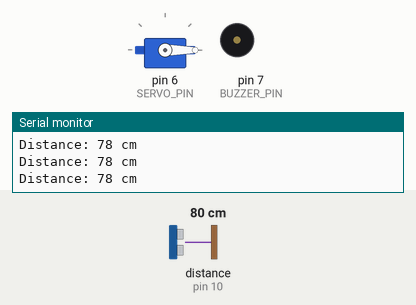
Simulated run of this sketch. Board: Arduino Uno, built with avr-gcc and run on an emulated ATmega328P. Shown: servo, buzzer (waves = sounding, pin HIGH), the last lines printed to the serial monitor. Wiring (inferred from the names in the program): ultrasonic range finder: trigger pin 9; echo pin 10. The inputs (shaded band) are chosen by the test bench; at power-on: distance to the obstacle (sensor on pin 10) 80 cm. The echo pulse lasts 58.3 µs per cm; pins used as bus, display or sensor lines are not drawn.

Above: at 1.2 s.
1.3 s: distance to the obstacle (sensor on pin 10) set to 12 cm
2.8 s: distance to the obstacle (sensor on pin 10) set to 9 cm
At 3.7 s:
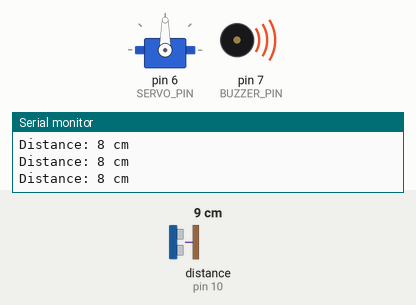
4.3 s: distance to the obstacle (sensor on pin 10) set to 35 cm
At 5.4 s:
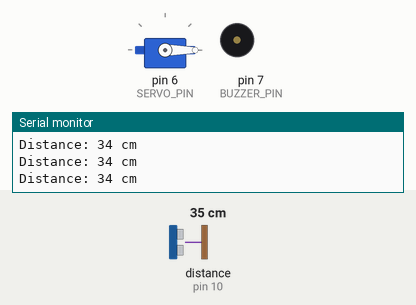
Timing chart, 0 to 7.3 s (numbered marks = the images above; inputs shaded):
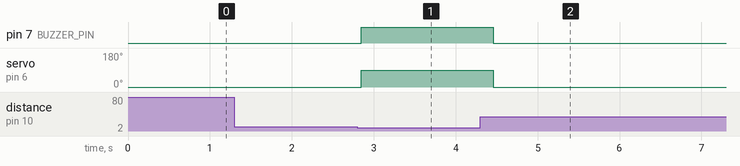

Measured:
- the behaviour switches between 11 and 10 cm on distance to the obstacle (sensor on pin 10) (found by bisection; images 0 and 1)
- after the input at 2.8 s, pin 7 (BUZZER_PIN): LOW → HIGH after 0.05 s; servo on pin 6 (SERVO_PIN): 0° → 90° after 0.05 s
- after the input at 4.3 s, pin 7 (BUZZER_PIN): HIGH → LOW after 0.16 s; servo on pin 6 (SERVO_PIN): 90° → 0° after 0.16 s

The sketch:

railway_gate_crossing_system.ino
```cpp
#include <Servo.h>

#define TRIG_PIN 9
#define ECHO_PIN 10
#define BUZZER_PIN 7
#define SERVO_PIN 6

Servo servo;

void setup() {
  Serial.begin(9600);
  pinMode(TRIG_PIN, OUTPUT);
  pinMode(ECHO_PIN, INPUT);
  pinMode(BUZZER_PIN, OUTPUT);

  servo.attach(SERVO_PIN);
  servo.write(0);  // Start position at 0 degrees
}

void loop() {
  long duration, distance;

  // Trigger the ultrasonic sensor
  digitalWrite(TRIG_PIN, LOW);
  delayMicroseconds(2);
  digitalWrite(TRIG_PIN, HIGH);
  delayMicroseconds(10);
  digitalWrite(TRIG_PIN, LOW);

  // Measure echo duration
  duration = pulseIn(ECHO_PIN, HIGH);
  distance = (duration * 0.034) / 2;  // Calculate distance in cm

  Serial.print("Distance: ");
  Serial.print(distance);
  Serial.println(" cm");

  if (distance > 0 && distance < 10) {  // Trigger distance threshold (10 cm)
    servo.write(90);  // Rotate servo to 90 degrees
    digitalWrite(BUZZER_PIN, HIGH);  // Buzzer ON
  } else {
    servo.write(0);  // Reset servo to 0 degrees
    digitalWrite(BUZZER_PIN, LOW);  // Buzzer OFF
  }

  delay(200);  // Adjust delay as needed
}
```
